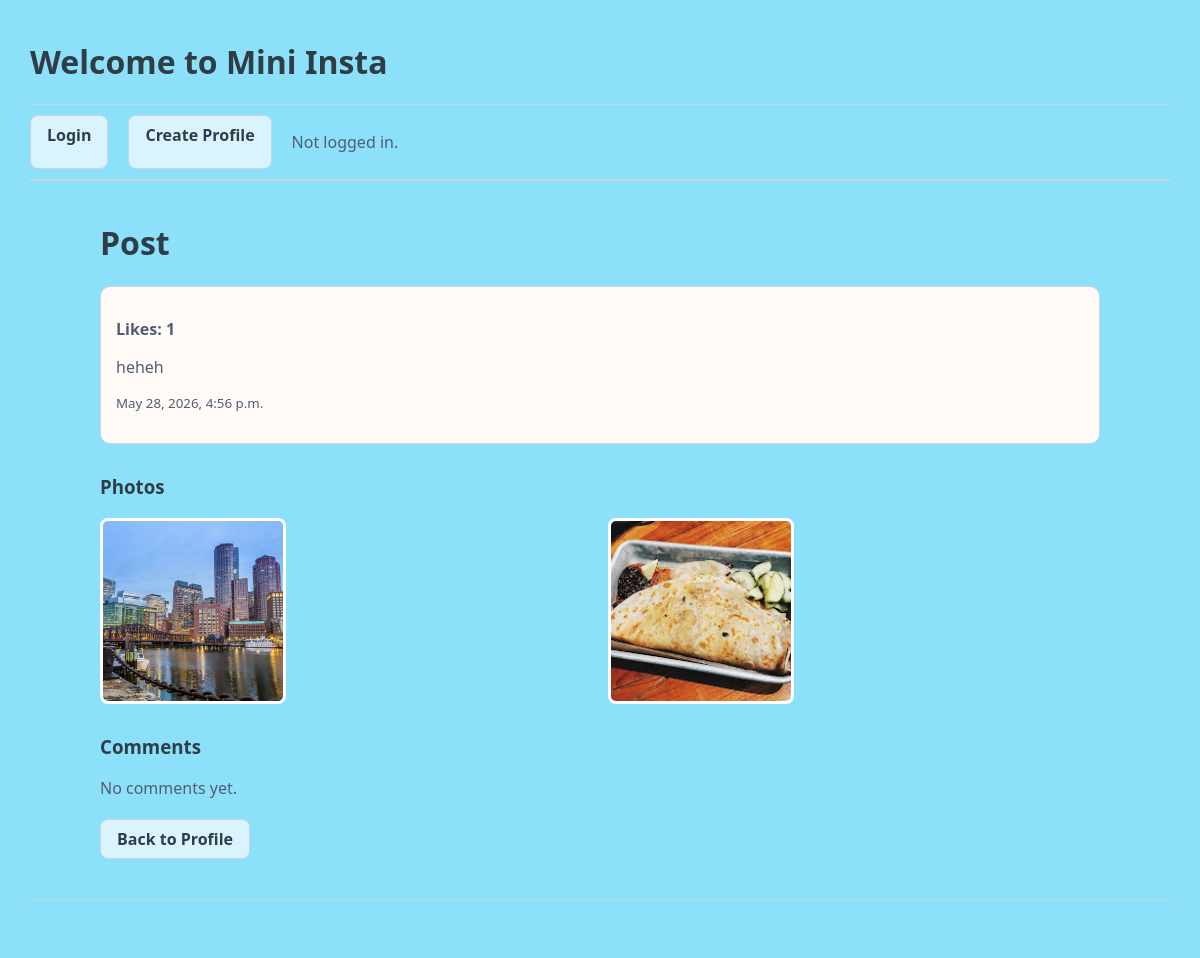
/mini_insta/post/6, run on the app's committed database.
### mini_insta/models.py (models this page shows, shortened)
class Post(models.Model):
    profile = models.ForeignKey("Profile", on_delete=models.CASCADE)
    caption = models.TextField(blank=False)
    timestamp = models.DateTimeField(auto_now=True)
    def get_all_photos(self):
        return self.photo_set.all()
    def get_all_comments(self):
        return Comment.objects.filter(post=self)
    def get_likes(self):
        return Like.objects.filter(post=self)

class Photo(models.Model):
    post = models.ForeignKey("Post", on_delete=models.CASCADE)
    image_url = models.URLField(blank=True)
    timestamp = models.DateTimeField(auto_now=True)
    image_file = models.ImageField(blank=True)
    def get_image_url(self):
        if self.image_url:
            return self.image_url
        elif self.image_file:
            return self.image_file.url

### mini_insta/views.py (the view)
# urls.py: path('post/<int:pk>', PostDetailView.as_view(), name='show_post'),
class PostDetailView(DetailView):
    model = Post
    template_name = "mini_insta/show_post.html"
    context_object_name = "post"
    def get_context_data(self, **kwargs):
        context = super().get_context_data(**kwargs)
        post = self.get_object()
        if self.request.user.is_authenticated:
            user_profile = Profile.objects.get(user=self.request.user)
            context['has_liked'] = Like.objects.filter(
                post=post,
                profile=user_profile
            ).exists()
        else:
            context['has_liked'] = False
        return context

### mini_insta/templates/mini_insta/show_post.html (shortened to what this page needs)
{% extends 'mini_insta/base.html' %}
{% block content %}
<main class="search-results-page">
    <h1>Post</h1>
    <div class="result-card">
        <p><strong>Likes: {{post.get_likes.count}}</strong></p>
        <p>{{ post.caption }}</p>
        <p><small>{{post.timestamp}}</small></p>
    </div>
    <div class="results-section">
        <h3>Photos</h3>
        <div class="results-grid">
            {% for photo in post.get_all_photos %}
                <img src="{{ photo.get_image_url }}">
            {% endfor %}
        </div>
    </div>
    <div class="results-section">
        <h3>Comments</h3>
        {% for comment in post.get_all_comments %}
            <div class="result-card">
                <strong>{{ comment.profile }}</strong>
                <p>{{ comment.text }}</p>
                <small>{{ comment.timestamp }}</small>
            </div>
        {% empty %}
            <p>No comments yet.</p>
        {% endfor %}
    </div>
    <div class="form-actions">
    <a href="{% url 'show_profile' post.profile.pk %}" class="btn">
        Back to Profile
    </a>
</div>
</main>
{% endblock %}

### static/styles-for-mini_insta.css (style rules this page uses)
body { margin: 30px; background: #8de0f9; font-family: 'Poppins', 'Segoe UI', Tahoma, Geneva, Verdana, sans-serif; }
h1, h2, h3 { color: #2f3e46; }
p { color: #4f5d75; }
a { font-weight: bold; text-decoration: none; }
.search-results-page { max-width: 1000px; margin: 40px auto; }
.results-section { margin-top: 30px; }
.results-grid { display: grid; grid-template-columns: repeat(auto-fit, minmax(250px, 1fr)); gap: 15px; margin-top: 15px; }
.result-card { background: #fffaf5; border: 1px solid #c9d6df; border-radius: 10px; padding: 15px; }
.form-actions { margin-top: 20px; display: flex; gap: 15px; align-items: center; }
.post-page img, .results-section img { width: 180px; height: 180px; object-fit: cover; border-radius: 8px; border: 3px solid #fff; }
.btn { font-weight: bold; text-decoration: none; color: #2f3e46; padding: 8px 16px; border: 1px solid #c9d6df; border-radius: 8px; background-color: #ffffffaa; display: inline-block; transition: 0.2s ease-in-out; }
.feed-post, .result-card { background: #fffaf5; border: 1px solid #c9d6df; border-radius: 10px; padding: 15px; margin-bottom: 20px; }

### data on the page
Post: get_likes.count "1", caption "heheh", timestamp "May 28, 2026, 4:56 p.m."
Photo: get_image_url (picture)
Photo: get_image_url (picture)
